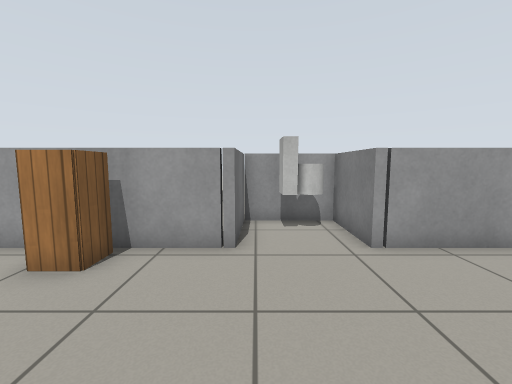
[1] (above)

14 first-person views from a walk through a Gazebo world. The camera is 0.9 m above the floor, tilts 6° down and sees 90° across. The floor is counted in squares, 0.5 m on a side. Each view is taken from the middle of a square. On the plan, view 1 faces up. The plan holds only what a view shows up to about 15 squares ahead; the rest is blank. Simple patterns stand in for the simulator's built-in surfaces. Simple shapes stand in for some stock models.

[2]
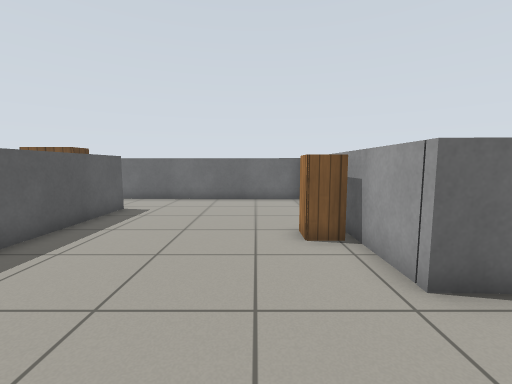

[3]
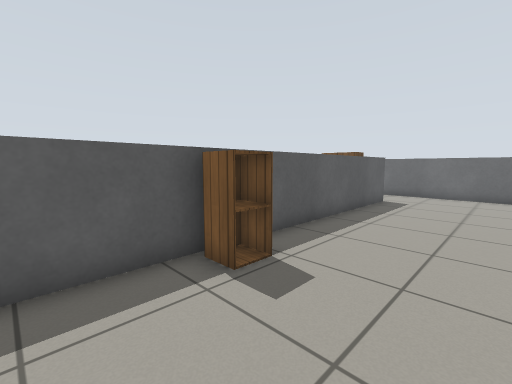

[4]
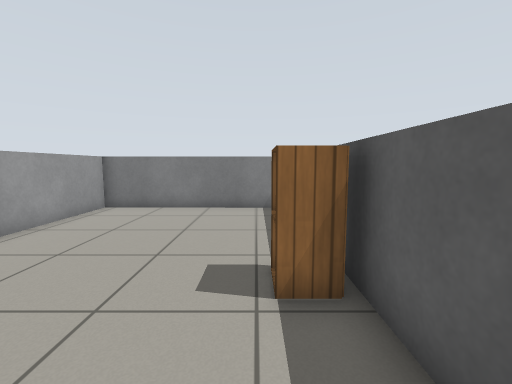

[5]
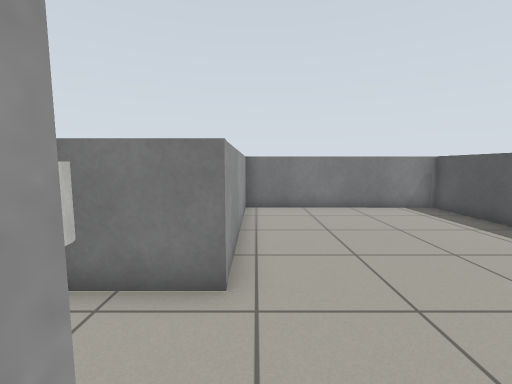

[6]
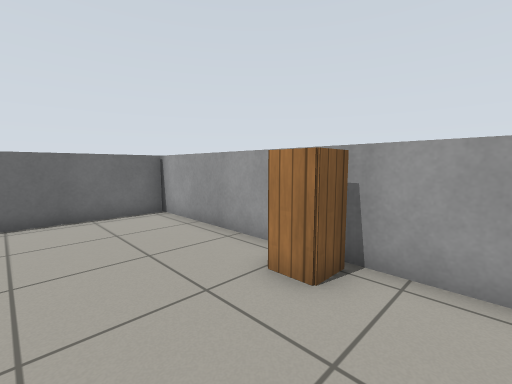

[7]
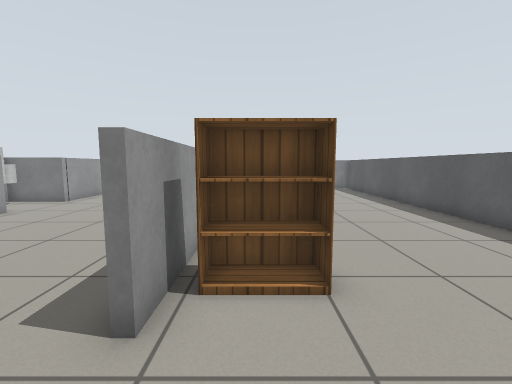

[8]
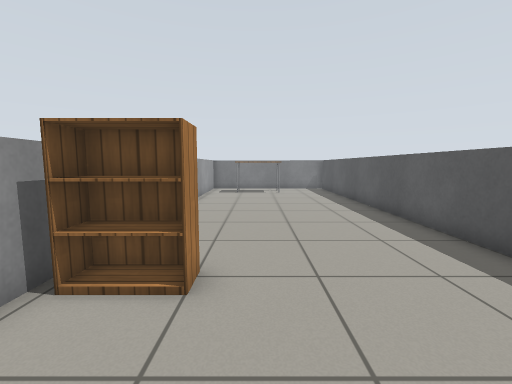

[9]
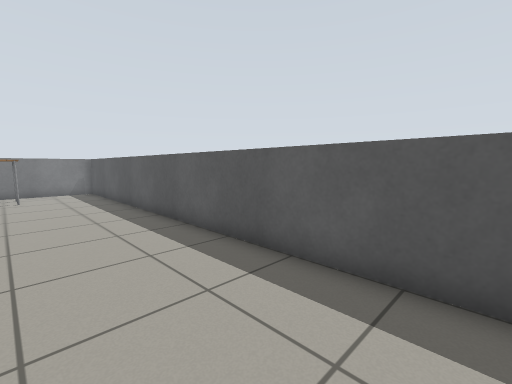

[10]
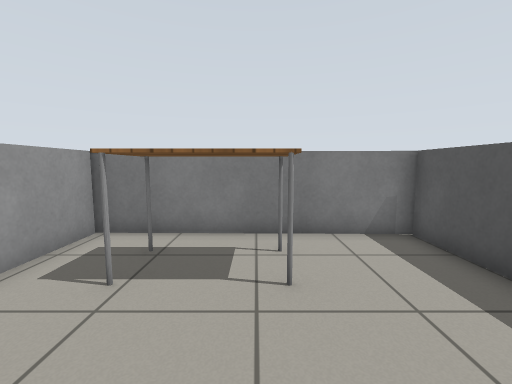

[11]
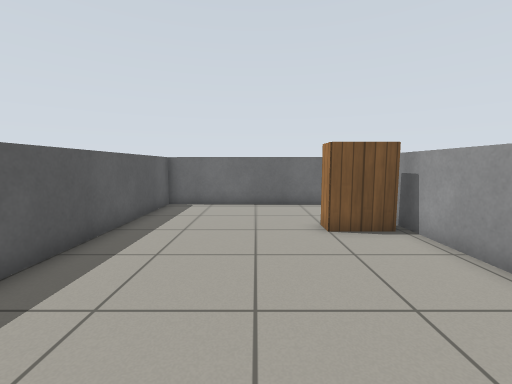

[12]
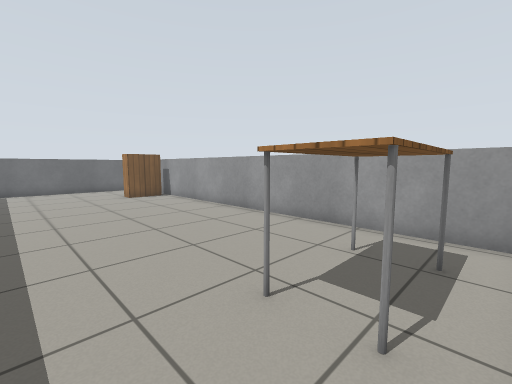

[13]
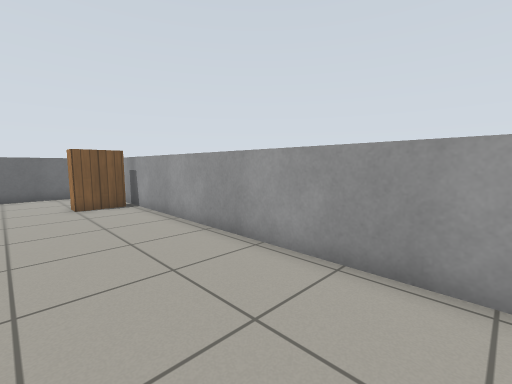

[14]
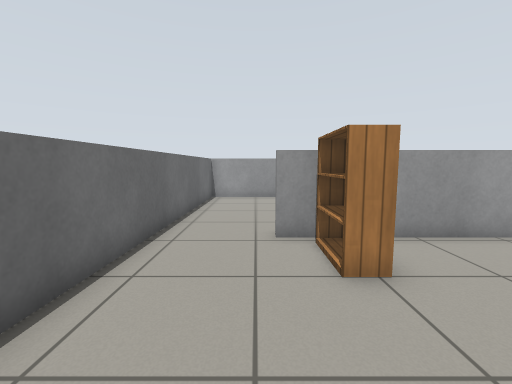

### Floor plan
Ten units are one square. View 1 is at (0, 0); x grows to the right and y downward. Boxes are objects, and circles mark ways between rooms. Rooms are numbered by the first view taken in them; rooms with no view inside come last. Other rooms are left out.
<svg viewBox="-113 -87 216 202">
<path fill="none" stroke="#000" d="M34 25 98 25M-75 25 16 25M-105 -54 -106 26M97 21 98 -54 25 -54 25 -82 -4 -82 -5 -54 -107 -54M16 27 -75 27M98 27 35 27M-106 26 -108 110 96 110 97 21"/>
<rect x="-45" y="-55" width="20" height="20" fill="#bbb"><title>cabinet</title></rect>
<rect x="5" y="-75" width="20" height="10" fill="#bbb"><title>toilet</title></rect>
<rect x="15" y="15" width="20" height="10" fill="#bbb"><title>cabinet</title></rect>
<rect x="-65" y="35" width="10" height="20" fill="#bbb"><title>bookshelf</title></rect>
<rect x="65" y="45" width="20" height="30" fill="#bbb"><title>table</title></rect>
<circle cx="-90" cy="20" r="3" fill="#2a7"/>
<text x="-10" y="-20">1</text>
<text x="0" y="70">2</text>
</svg>
Room 1 opens to room 2.

Where each view was taken, in squares from view 1:
view 1: 0 up, 0 right, facing up
view 2: 3 up, 3 right, facing left
view 3: 2 up, 6 right, facing down-left
view 4: 1 down, 1 left, facing right
view 5: 5 up, 1 left, facing right
view 6: 1 up, 1 left, facing up-left
view 7: 4 down, 10 left, facing right
view 8: 6 down, 10 left, facing right
view 9: 7 down, 9 left, facing down-right
view 10: 7 down, 3 right, facing right
view 11: 7 down, 1 right, facing left
view 12: 10 down, 9 right, facing up-left
view 13: 7 down, 6 right, facing up-left
view 14: 9 down, 8 left, facing up
